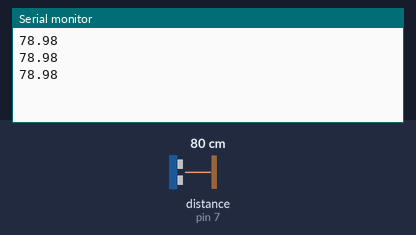
The sketch below on a simulated Arduino Uno, built with avr-gcc and run on an emulated ATmega328P. Parts: the last lines printed to the serial monitor. Wiring (inferred from the names in the program): ultrasonic range finder: trigger pin 8; echo pin 7. Inputs (shaded band) come from the test bench; at power-on: distance to the obstacle (sensor on pin 7) 80 cm. The echo pulse lasts 58.3 µs per cm.

Above: at 1.3 s.
1.4 s: distance to the obstacle (sensor on pin 7) set to 2 cm
At 1.9 s:
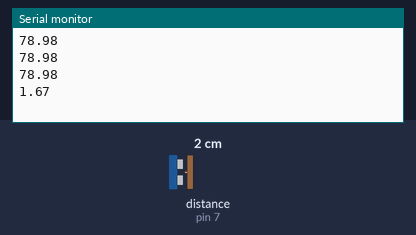
2.9 s: distance to the obstacle (sensor on pin 7) set to 4 cm
At 3.4 s:
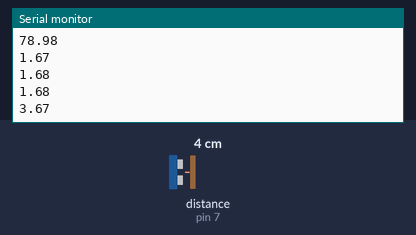
Timing chart, 0 to 5.9 s (numbered marks = the images above; inputs shaded):
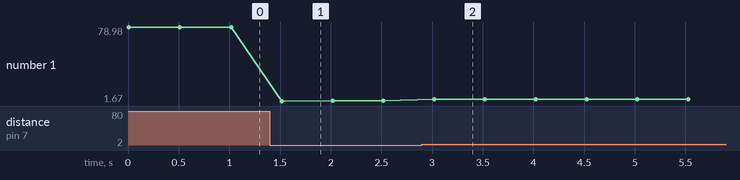

The sketch:

sensor.ino
```cpp
int trgPin = 8;
int echoPin = 7;
long pingTravelTime;
float distanceCm;

void setup() {
  pinMode(trgPin, OUTPUT);
  pinMode(echoPin, INPUT);
  Serial.begin(9600);
}

void loop() {
  digitalWrite(trgPin, LOW);
  delayMicroseconds(2);
  digitalWrite(trgPin, HIGH);
  delayMicroseconds(10);
  digitalWrite(trgPin, LOW);

  pingTravelTime = pulseIn(echoPin, HIGH);
  distanceCm = pingTravelTime * 0.034 / 2;

  //Serial.print("Distance: ");
  Serial.println(distanceCm);
  //Serial.println(" cm");

  delay(500);
}
```

Measured:
- after the input at 1.4 s, the serial monitor: prints a new line after 0.12 s (image 1)
- after the input at 2.9 s, the serial monitor: prints a new line after 0.12 s (image 2)
- plotted number 1: 78.98 → 1.68 after the input at 1.4 s, 1.68 → 3.67 after the input at 2.9 s
